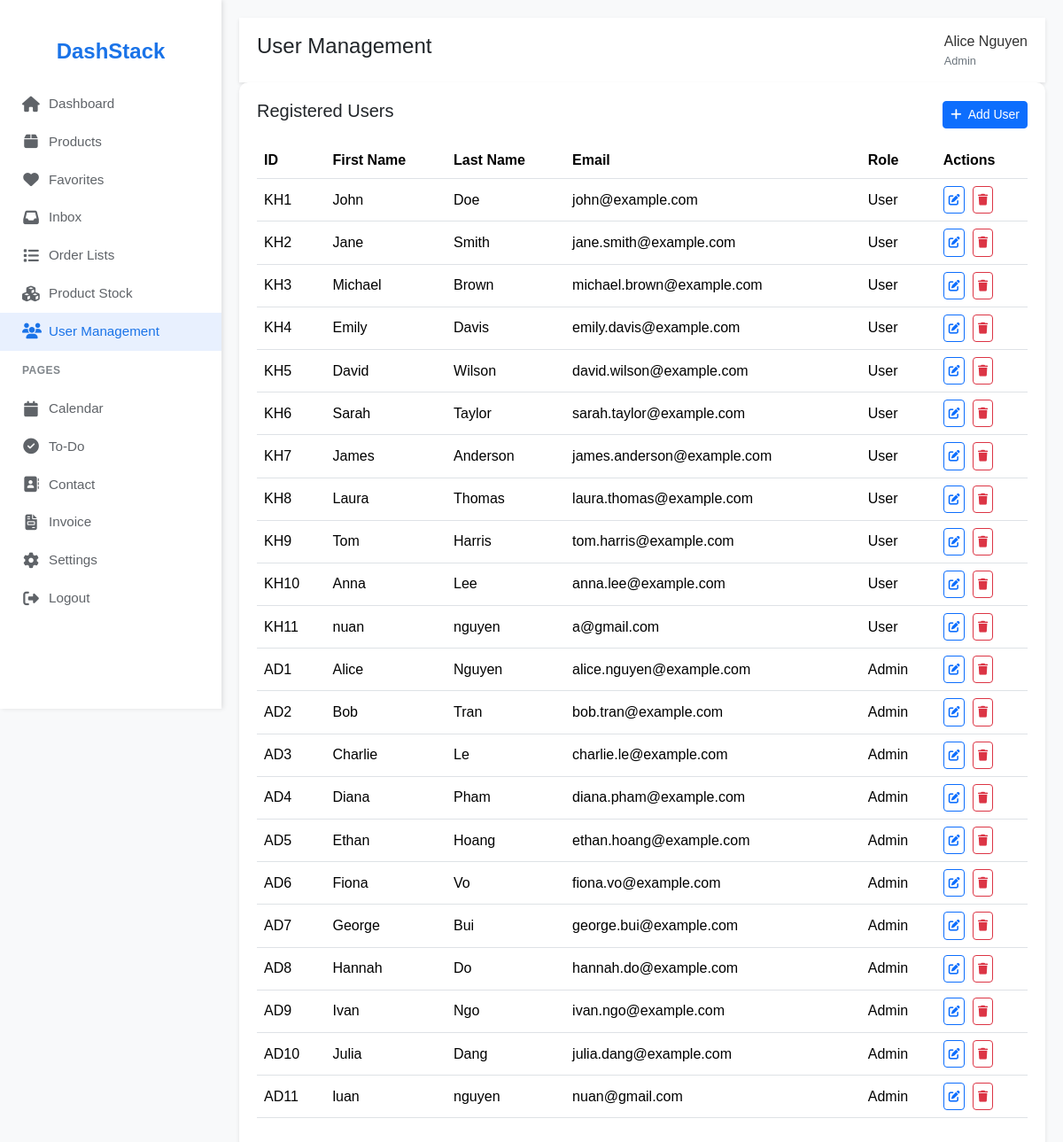
The page /user_management (signed in) on the database its author committed.
### tables this page shows
CREATE TABLE admins (
    admin_id TEXT PRIMARY KEY,
    first_name TEXT NOT NULL,
    last_name TEXT NOT NULL,
    email TEXT NOT NULL UNIQUE,
    password TEXT NOT NULL,
    phone TEXT,
    admin_img TEXT
);

CREATE TABLE users (
    customer_id TEXT PRIMARY KEY,
    first_name TEXT NOT NULL,
    last_name TEXT NOT NULL,
    email TEXT NOT NULL UNIQUE,
    password TEXT NOT NULL,
    phone TEXT,
    birthdate TEXT,
    user_add TEXT,
    user_img TEXT
);

### app.py (the view)
@app.route('/user_management')
def user_management():
    logger.debug("Accessing user_management route")
    return user_management_controller.user_management()

### utils/db.py (called while the page is built)
def get_db_connection():
    conn = sqlite3.connect('database.db')
    conn.row_factory = sqlite3.Row
    conn.execute('PRAGMA foreign_keys = ON')
    return conn

### views/templates/admin_dashboard/dashboard/user_management.html (shortened to what this page needs)
<!DOCTYPE html>
<html lang="en">
<head>
    <link href="https://cdn.jsdelivr.net/npm/bootstrap@5.3.3/dist/css/bootstrap.min.css" rel="stylesheet">
    <link rel="stylesheet" href="https://cdnjs.cloudflare.com/ajax/libs/font-awesome/6.4.2/css/all.min.css">
</head>
<body>
    <div class="sidebar">
        <div class="logo">DashStack</div>
        <a href="{{ url_for('dashboard') }}" class="{{ 'active' if request.endpoint == 'dashboard' else '' }}"><i class="fas fa-home"></i> Dashboard</a>
        <a href="{{ url_for('admin_products') }}" class="{{ 'active' if request.endpoint == 'products' else '' }}"><i class="fas fa-box"></i> Products</a>
        <a href="{{ url_for('favorites') }}" class="{{ 'active' if request.endpoint == 'favorites' else '' }}"><i class="fas fa-heart"></i> Favorites</a>
        <a href="{{ url_for('inbox') }}" class="{{ 'active' if request.endpoint == 'inbox' else '' }}"><i class="fas fa-inbox"></i> Inbox</a>
        <a href="{{ url_for('order_lists') }}" class="{{ 'active' if request.endpoint == 'order_lists' else '' }}"><i class="fas fa-list"></i> Order Lists</a>
        <a href="{{ url_for('product_stock') }}" class="{{ 'active' if request.endpoint == 'product_stock' else '' }}"><i class="fas fa-cubes"></i> Product Stock</a>
        <a href="{{ url_for('user_management') }}" class="{{ 'active' if request.endpoint == 'user_management' else '' }}"><i class="fas fa-users"></i> User Management</a>
        <h6>PAGES</h6>
        <a href="{{ url_for('calendar') }}" class="{{ 'active' if request.endpoint == 'calendar' else '' }}"><i class="fas fa-calendar"></i> Calendar</a>
        <a href="{{ url_for('to_do_list') }}" class="{{ 'active' if request.endpoint == 'to_do_list' else '' }}"><i class="fas fa-check-circle"></i> To-Do</a>
        <a href="{{ url_for('contact') }}" class="{{ 'active' if request.endpoint == 'contact' else '' }}"><i class="fas fa-address-book"></i> Contact</a>
        <a href="{{ url_for('invoices') }}" class="{{ 'active' if request.endpoint == 'invoices' else '' }}"><i class="fas fa-file-invoice"></i> Invoice</a>
        <a href="{{ url_for('setting') }}" class="{{ 'active' if request.endpoint == 'setting' else '' }}"><i class="fas fa-cog"></i> Settings</a>
        <a href="{{ url_for('logout') }}" class="{{ 'active' if request.endpoint == 'logout' else '' }}"><i class="fas fa-sign-out-alt"></i> Logout</a>
    </div>
    <div class="main-content">
        <div class="header">
            <h4>User Management</h4>
            <div class="d-flex align-items-center">
                <div class="user-profile">
                    <div class="user-info">
                        <span class="name">{{ admin['first_name'] }} {{ admin['last_name'] }}</span>
                        <span class="role">Admin</span>
                    </div>
                </div>
            </div>
        </div>
        <div class="table-container">
            <div class="d-flex justify-content-between align-items-center mb-3">
                <h5>Registered Users</h5>
                <button class="btn btn-primary btn-sm" id="addUserBtn" data-bs-toggle="modal" data-bs-target="#addUserModal">
                    <i class="fas fa-plus me-1"></i> Add User
                </button>
            </div>
            <table class="table table-hover" id="userTable">
                <thead>
                    <tr>
                        <th>ID</th>
                        <th>First Name</th>
                        <th>Last Name</th>
                        <th>Email</th>
                        <th>Role</th>
                        <th>Actions</th>
                    </tr>
                </thead>
                <tbody>
                    {% for user in users %}
                    <tr data-user-id="{{ user.user_id }}" data-role="{{ user.role }}">
                        <td>{{ user.user_id }}</td>
                        <td>{{ user.first_name }}</td>
                        <td>{{ user.last_name }}</td>
                        <td>{{ user.email }}</td>
                        <td>{{ user.role }}</td>
                        <td class="actions">
                            <button class="btn btn-sm btn-outline-primary me-1 edit-user-btn"
                                    data-bs-toggle="modal" data-bs-target="#editUserModal"
                                    data-user-id="{{ user.user_id }}"
                                    data-first-name="{{ user.first_name }}"
                                    data-last-name="{{ user.last_name }}"
                                    data-email="{{ user.email }}"
                                    data-role="{{ user.role }}">
                                <i class="fas fa-edit"></i>
                            </button>
                            <button class="btn btn-sm btn-outline-danger delete-user-btn"
                                    data-user-id="{{ user.user_id }}">
                                <i class="fas fa-trash"></i>
                            </button>
                        </td>
                    </tr>
                    {% endfor %}
                </tbody>
            </table>
        </div>
    </div>
</body>
</html>

### views/templates/admin_dashboard/dashboard/user_management.html (style rules this page uses)
body { font-family: 'Arial', sans-serif; background-color: #f8f9fa; }
.sidebar { background-color: white; height: 100vh; position: fixed; top: 0; left: 0; width: 250px; padding-top: 20px; box-shadow: 2px 0 5px rgba(0,0,0,0.1); }
.sidebar .logo { font-size: 1.5rem; font-weight: 600; color: #1a73e8; padding: 20px 25px; display: block; text-align: center; }
.sidebar a { color: #5f6368; padding: 10px 25px; display: flex; align-items: center; text-decoration: none; font-size: 0.95rem; font-weight: 500; transition: all 0.2s ease; }
.sidebar a i { margin-right: 10px; font-size: 1.1rem; width: 20px; text-align: center; }
.sidebar a:hover, .sidebar a.active { background-color: #e8f0fe; color: #1a73e8; }
.sidebar h6 { color: #80868b; font-size: 0.75rem; font-weight: 600; padding: 15px 25px; margin: 0; letter-spacing: 0.5px; }
.main-content { margin-left: 250px; padding: 20px; }
.header { background-color: white; padding: 15px 20px; box-shadow: 0 2px 4px rgba(0,0,0,0.1); display: flex; justify-content: space-between; align-items: center; }
.user-profile { display: flex; align-items: center; gap: 10px; }
.user-profile .user-info { display: flex; flex-direction: column; }
.user-profile .name { font-size: 1rem; font-weight: 500; color: #333; }
.user-profile .role { font-size: 0.8rem; color: #6c757d; }
.table-container { background-color: white; border-radius: 10px; padding: 20px; box-shadow: 0 2px 4px rgba(0,0,0,0.1); }
.table th, .table td { vertical-align: middle; }
.table .actions .btn { font-size: 0.8rem; padding: 5px; }

### rows shown on the page
admins: first_name "Alice", last_name "Nguyen", user_id "AD1", email "alice.nguyen@example.com", role "Admin"
users: user_id "KH1", first_name "John", last_name "Doe", email "john@example.com", role "User"
users: user_id "KH2", first_name "Jane", last_name "Smith", email "jane.smith@example.com", role "User"
users: user_id "KH3", first_name "Michael", last_name "Brown", email "michael.brown@example.com", role "User"
users: user_id "KH4", first_name "Emily", last_name "Davis", email "emily.davis@example.com", role "User"
users: user_id "KH5", first_name "David", last_name "Wilson", email "david.wilson@example.com", role "User"
users: user_id "KH6", first_name "Sarah", last_name "Taylor", email "sarah.taylor@example.com", role "User"
users: user_id "KH7", first_name "James", last_name "Anderson", email "james.anderson@example.com", role "User"
users: user_id "KH8", first_name "Laura", last_name "Thomas", email "laura.thomas@example.com", role "User"
users: user_id "KH9", first_name "Tom", last_name "Harris", email "tom.harris@example.com", role "User"
users: user_id "KH10", first_name "Anna", last_name "Lee", email "anna.lee@example.com", role "User"
users: user_id "KH11", first_name "nuan", last_name "nguyen", email "a@gmail.com", role "User"
admins: user_id "AD2", first_name "Bob", last_name "Tran", email "bob.tran@example.com", role "Admin"
admins: user_id "AD3", first_name "Charlie", last_name "Le", email "charlie.le@example.com", role "Admin"
admins: user_id "AD4", first_name "Diana", last_name "Pham", email "diana.pham@example.com", role "Admin"
admins: user_id "AD5", first_name "Ethan", last_name "Hoang", email "ethan.hoang@example.com", role "Admin"
admins: user_id "AD6", first_name "Fiona", last_name "Vo", email "fiona.vo@example.com", role "Admin"
admins: user_id "AD7", first_name "George", last_name "Bui", email "george.bui@example.com", role "Admin"
admins: user_id "AD8", first_name "Hannah", last_name "Do", email "hannah.do@example.com", role "Admin"
admins: user_id "AD9", first_name "Ivan", last_name "Ngo", email "ivan.ngo@example.com", role "Admin"
admins: user_id "AD10", first_name "Julia", last_name "Dang", email "julia.dang@example.com", role "Admin"
admins: user_id "AD11", first_name "luan", last_name "nguyen", email "nuan@gmail.com", role "Admin"
